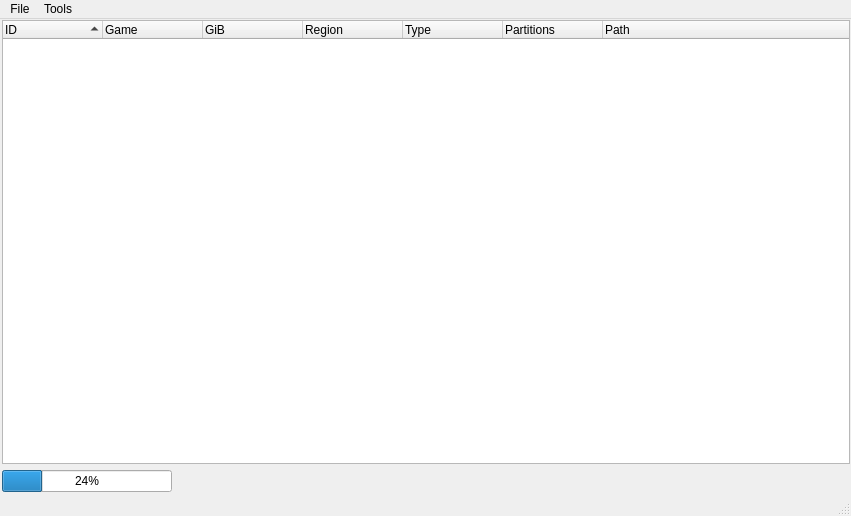
<?xml version="1.0" encoding="UTF-8"?>
<ui version="4.0">
 <class>PartitionWindow</class>
 <widget class="QMainWindow" name="PartitionWindow">
  <property name="geometry">
   <rect>
    <x>0</x>
    <y>0</y>
    <width>851</width>
    <height>516</height>
   </rect>
  </property>
  <property name="minimumSize">
   <size>
    <width>622</width>
    <height>395</height>
   </size>
  </property>
  <property name="windowTitle">
   <string>MainWindow</string>
  </property>
  <widget class="QWidget" name="centralwidget">
   <layout class="QGridLayout" name="gridLayout">
    <property name="leftMargin">
     <number>2</number>
    </property>
    <property name="topMargin">
     <number>1</number>
    </property>
    <property name="rightMargin">
     <number>1</number>
    </property>
    <property name="bottomMargin">
     <number>2</number>
    </property>
    <item row="0" column="0">
     <widget class="QTreeWidget" name="treeWidget">
      <property name="contextMenuPolicy">
       <enum>Qt::CustomContextMenu</enum>
      </property>
      <property name="alternatingRowColors">
       <bool>true</bool>
      </property>
      <property name="selectionMode">
       <enum>QAbstractItemView::ExtendedSelection</enum>
      </property>
      <property name="sortingEnabled">
       <bool>true</bool>
      </property>
      <column>
       <property name="text">
        <string>ID</string>
       </property>
      </column>
      <column>
       <property name="text">
        <string>Game</string>
       </property>
      </column>
      <column>
       <property name="text">
        <string>GiB</string>
       </property>
      </column>
      <column>
       <property name="text">
        <string>Region</string>
       </property>
      </column>
      <column>
       <property name="text">
        <string>Type</string>
       </property>
      </column>
      <column>
       <property name="text">
        <string>Partitions</string>
       </property>
      </column>
      <column>
       <property name="text">
        <string>Path</string>
       </property>
      </column>
     </widget>
    </item>
    <item row="1" column="0">
     <widget class="QSplitter" name="splitter">
      <property name="orientation">
       <enum>Qt::Horizontal</enum>
      </property>
      <widget class="QProgressBar" name="progressBar">
       <property name="maximumSize">
        <size>
         <width>170</width>
         <height>16777215</height>
        </size>
       </property>
       <property name="value">
        <number>24</number>
       </property>
      </widget>
     </widget>
    </item>
   </layout>
  </widget>
  <widget class="QMenuBar" name="menubar">
   <property name="geometry">
    <rect>
     <x>0</x>
     <y>0</y>
     <width>851</width>
     <height>27</height>
    </rect>
   </property>
   <widget class="QMenu" name="menuFile">
    <property name="title">
     <string>File</string>
    </property>
    <addaction name="actionShit"/>
   </widget>
   <widget class="QMenu" name="menuTools">
    <property name="title">
     <string>Tools</string>
    </property>
    <widget class="QMenu" name="menuConvert_Games_to">
     <property name="title">
      <string>Convert Games to...</string>
     </property>
    </widget>
    <addaction name="actionRefresh_List"/>
    <addaction name="actionTitles_From_WiiTDB"/>
    <addaction name="separator"/>
    <addaction name="actionPartition_Info"/>
    <addaction name="menuConvert_Games_to"/>
   </widget>
   <addaction name="menuFile"/>
   <addaction name="menuTools"/>
  </widget>
  <widget class="QStatusBar" name="statusbar"/>
  <action name="actionShit">
   <property name="text">
    <string>Shit</string>
   </property>
  </action>
  <action name="actionRefresh_List">
   <property name="text">
    <string>Refresh Game List</string>
   </property>
  </action>
  <action name="actionTitles_From_WiiTDB">
   <property name="text">
    <string>Titles From WiiTDB</string>
   </property>
  </action>
  <action name="actionPartition_Info">
   <property name="text">
    <string>Partition Info</string>
   </property>
  </action>
  <action name="action_wbfs">
   <property name="text">
    <string>.wbfs</string>
   </property>
  </action>
  <action name="action_iso">
   <property name="text">
    <string>.iso</string>
   </property>
  </action>
 </widget>
 <resources/>
 <connections/>
</ui>
